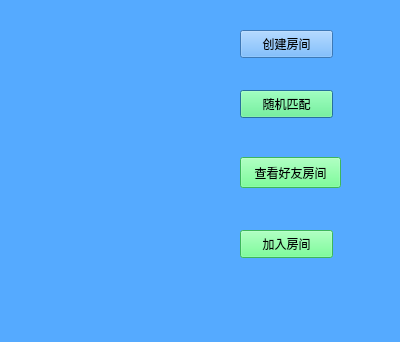
<?xml version="1.0" encoding="UTF-8"?>
<ui version="4.0">
 <class>WolfPlayDialog</class>
 <widget class="QDialog" name="WolfPlayDialog">
  <property name="geometry">
   <rect>
    <x>0</x>
    <y>0</y>
    <width>400</width>
    <height>342</height>
   </rect>
  </property>
  <property name="windowTitle">
   <string>Dialog</string>
  </property>
  <property name="styleSheet">
   <string notr="true">background:rgb(85, 170, 255)</string>
  </property>
  <widget class="QPushButton" name="pb_start">
   <property name="geometry">
    <rect>
     <x>240</x>
     <y>90</y>
     <width>93</width>
     <height>28</height>
    </rect>
   </property>
   <property name="styleSheet">
    <string notr="true">background:rgb(85, 255, 127)</string>
   </property>
   <property name="text">
    <string>随机匹配</string>
   </property>
  </widget>
  <widget class="QPushButton" name="pb_watch">
   <property name="geometry">
    <rect>
     <x>240</x>
     <y>157</y>
     <width>101</width>
     <height>31</height>
    </rect>
   </property>
   <property name="styleSheet">
    <string notr="true">background:rgb(85, 255, 127)</string>
   </property>
   <property name="text">
    <string>查看好友房间</string>
   </property>
  </widget>
  <widget class="QPushButton" name="pb_join">
   <property name="geometry">
    <rect>
     <x>240</x>
     <y>230</y>
     <width>93</width>
     <height>28</height>
    </rect>
   </property>
   <property name="styleSheet">
    <string notr="true">background:rgb(85, 255, 127)</string>
   </property>
   <property name="text">
    <string>加入房间</string>
   </property>
  </widget>
  <widget class="QLabel" name="lb_wolf">
   <property name="geometry">
    <rect>
     <x>20</x>
     <y>20</y>
     <width>141</width>
     <height>231</height>
    </rect>
   </property>
   <property name="styleSheet">
    <string notr="true">background:url(:/images/wolf.png)</string>
   </property>
   <property name="text">
    <string/>
   </property>
  </widget>
  <widget class="QPushButton" name="pb_create">
   <property name="geometry">
    <rect>
     <x>240</x>
     <y>30</y>
     <width>93</width>
     <height>28</height>
    </rect>
   </property>
   <property name="text">
    <string>创建房间</string>
   </property>
  </widget>
 </widget>
 <resources/>
 <connections/>
</ui>
